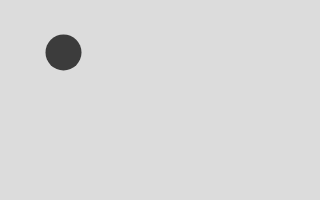
Frame 1 (no input)
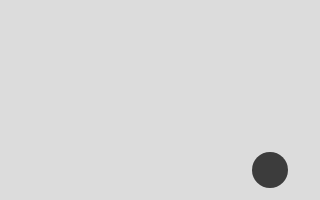
Frame 60 (no input)
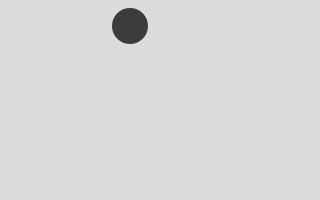
Frame 120 (the mouse pressed at the canvas centre since frame 60)

The p5.js sketch that drew these frames (run headless with seeded random() and noise() and a simulated clock; from frame 60 on, the mouse is pressed at the canvas centre):

// p5.js sketch
// ── sketch.js
let x = 60;
let y = 50;
let vx = 3.5;
let vy = 2.4;
let diameter = 36;

function setup() {
  createCanvas(320, 200);
  noStroke();
  fill(60);
}

function draw() {
  background(220);

   x += vx;
   y += vy;

   let radius = diameter / 2;

   if(x + radius > width || x - radius < 0) vx = -vx
   if(y + radius > height || y - radius < 0) vy = -vy

  circle(x, y, diameter);
}
